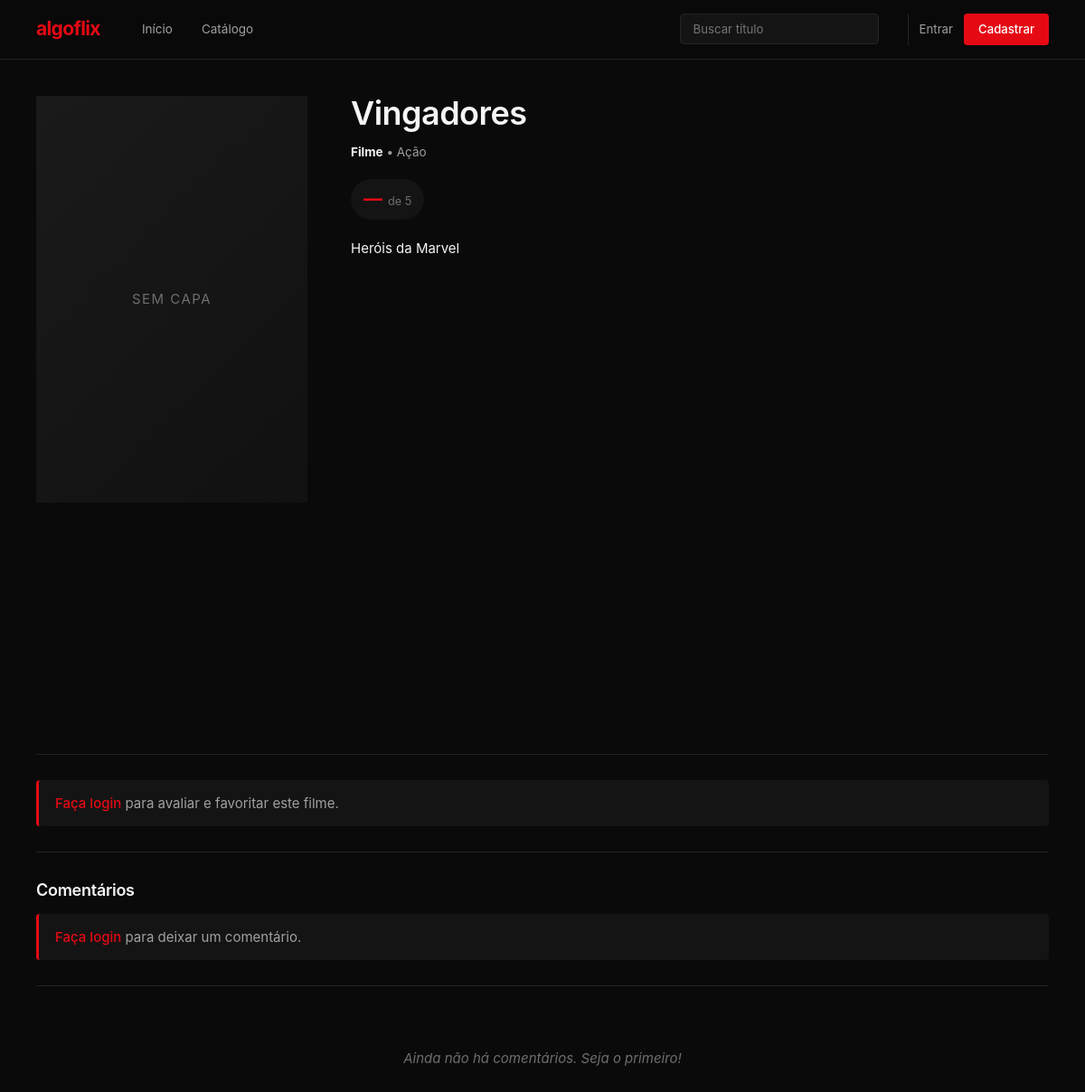
The page /controllers/FilmeController.php?action=detalhes&id=3 on the database its author committed.
### tables this page shows
CREATE TABLE filmes (
    id INT AUTO_INCREMENT PRIMARY KEY,
    titulo VARCHAR(255) NOT NULL,
    descricao TEXT,
    capa VARCHAR(255),
    ano YEAR,
    duracao INT COMMENT 'em minutos',
    tipo ENUM('filme','serie') NOT NULL DEFAULT 'filme',
    categoria_id INT,
    FOREIGN KEY (categoria_id) REFERENCES categorias(id) ON DELETE SET NULL
);

CREATE TABLE categorias (
    id INT AUTO_INCREMENT PRIMARY KEY,
    nome VARCHAR(80) NOT NULL UNIQUE
);

### models/Filme.php (called while the page is built, shortened)
<?php
require_once __DIR__ . '/../config/Database.php';
class Filme
{
    private $pdo;
    public function __construct()
    {
        $this->pdo = Database::getConnection();
    }
    public function buscarPorId($id)
    {
        $sql = "SELECT f.*, c.nome AS categoria_nome
                FROM filmes f
                LEFT JOIN categorias c ON c.id = f.categoria_id
                WHERE f.id = :id";
        $stmt = $this->pdo->prepare($sql);
        $stmt->execute([':id' => $id]);
        return $stmt->fetch(PDO::FETCH_ASSOC);
    }
}

### config/Database.php (called while the page is built)
<?php
class Database
{
    private static $instance = null;
    public static function getConnection()
    {
        if (self::$instance === null)
        {
            self::$instance = new PDO(
                "mysql:host=localhost:3307;dbname=netflix_db;charset=utf8",
                "root",
                ""
            );
            self::$instance->setAttribute(
                PDO::ATTR_ERRMODE,
                PDO::ERRMODE_EXCEPTION
            );
        }
        return self::$instance;
    }
}

### models/Avaliacao.php (called while the page is built, shortened)
<?php
require_once __DIR__ . '/../config/Database.php';
class Avaliacao
{
    private $pdo;
    public function __construct()
    {
        $this->pdo = Database::getConnection();
    }
    public function media($filme_id)
    {
        $sql = "SELECT AVG(nota) as media
                FROM avaliacoes
                WHERE filme_id = :filme";
        $stmt = $this->pdo->prepare($sql);
        $stmt->execute([':filme' => $filme_id]);
        return $stmt->fetch(PDO::FETCH_ASSOC);
    }
}

### views/filmes/detalhes.php (the view, shortened to what this page needs)
<?php
require_once __DIR__ . '/../../models/Avaliacao.php';
$filme_id = $filme['id'];
$media = (new Avaliacao())->media($filme_id);
?>
<!DOCTYPE html>
<html lang="pt-br">
<head>
    <link rel="stylesheet" href="<?= BASE_URL ?>/assets/css/style.css">
</head>
<body>
<?php include __DIR__ . '/../partials/header.php'; ?>
<main class="detalhes">
    <div class="capa-grande">
        <?php if (!empty($filme['capa'])): ?>
            <img src="<?= htmlspecialchars($filme['capa']) ?>" alt="">
        <?php else: ?>
            <div class="capa-placeholder grande"></div>
        <?php endif; ?>
    </div>
    <div class="info">
        <h1><?= htmlspecialchars($filme['titulo']) ?></h1>
        <p class="meta">
            <strong><?= htmlspecialchars($filme['tipo'] ?? 'filme') ?></strong>
            <?php if (!empty($filme['categoria_nome'])): ?>
                • <?= htmlspecialchars($filme['categoria_nome']) ?>
            <?php endif; ?>
        </p>
        <p class="nota-media">
            <span class="nota"><?= $media['media'] ? number_format($media['media'], 1, ',', '') : '—' ?></span>
            <span class="nota-label">de 5</span>
        </p>
        <p><?= nl2br(htmlspecialchars($filme['descricao'] ?? '')) ?></p>
    </div>
</main>
<section class="interacoes">
    <hr>
    <?php if (!empty($_SESSION['usuario_id'])): ?>
        <?php include __DIR__ . '/../avaliacao/form.php'; ?>
    <?php else: ?>
        <p class="aviso-inline">
            <a href="<?= BASE_URL ?>/controllers/LoginController.php?action=index">Faça login</a>
            para avaliar e favoritar este filme.
        </p>
    <?php endif; ?>
    <hr>
    <?php include __DIR__ . '/../comentarios/index.php'; ?>
</section>
</body>
</html>

### assets/css/style.css (style rules this page uses)
:root { --bg: #0a0a0a; --surface: #141414; --surface-2: #1a1a1a; --border: #232323; --text: #f5f5f5; --text-dim: #a0a0a0; --text-mute: #6e6e6e; --brand: #e50914; --brand-hover: #f6121d; --success: #46d369; }
* { box-sizing: border-box; }
html, body { margin: 0; padding: 0; }
body { background: var(--bg); color: var(--text); font-family: -apple-system, BlinkMacSystemFont, "Segoe UI", Roboto, "Helvetica Neue", Arial, sans-serif; font-size: 15px; line-height: 1.55; min-height: 100vh; -webkit-font-smoothing: antialiased; }
h1, h2, h3, h4 { font-weight: 600; letter-spacing: -0.015em; margin: 0 0 12px; }
h1 { color: var(--text); font-size: 1.6em; }
a { color: var(--text); text-decoration: none; transition: color .15s ease; }
p { margin: 0 0 12px; }
hr { border: 0; border-top: 1px solid var(--border); margin: 28px 0; }
main { min-height: calc(100vh - 60px); }
.capa-placeholder { width: 100%; aspect-ratio: 2/3; background: linear-gradient(135deg, var(--surface-2) 0%, #111 100%); display: flex; align-items: center; justify-content: center; color: var(--text-mute); font-size: 0.85em; letter-spacing: 0.1em; text-transform: uppercase; }
.capa-placeholder::after { content: 'Sem capa'; }
.capa-placeholder.grande { aspect-ratio: 2/3; font-size: 1em; }
.detalhes { display: grid; grid-template-columns: 300px 1fr; gap: 48px; padding: 40px; max-width: 1200px; margin: 0 auto; }
.detalhes .info h1 { color: var(--text); font-size: 2.4em; margin-bottom: 12px; line-height: 1.1; }
.detalhes .info .meta { color: var(--text-dim); font-size: 0.9em; margin-bottom: 20px; text-transform: capitalize; }
.detalhes .info .meta strong { color: var(--text); }
.nota-media { display: inline-flex; align-items: baseline; gap: 6px; padding: 6px 14px; background: var(--surface); border-radius: 999px; margin: 0 0 20px; }
.nota-media .nota { font-size: 1.4em; font-weight: 700; color: var(--brand); }
.nota-media .nota-label { font-size: 0.85em; color: var(--text-mute); }
.interacoes { max-width: 1200px; margin: 0 auto; padding: 0 40px 48px; }
.aviso-inline { background: var(--surface); border-left: 3px solid var(--brand); padding: 14px 18px; border-radius: 4px; color: var(--text-dim); margin: 12px 0; }
.aviso-inline a { color: var(--brand); font-weight: 500; }

### rows shown on the page
filmes: titulo "Vingadores", tipo "Filme", categoria.nome "Ação", descricao "Heróis da Marvel"
